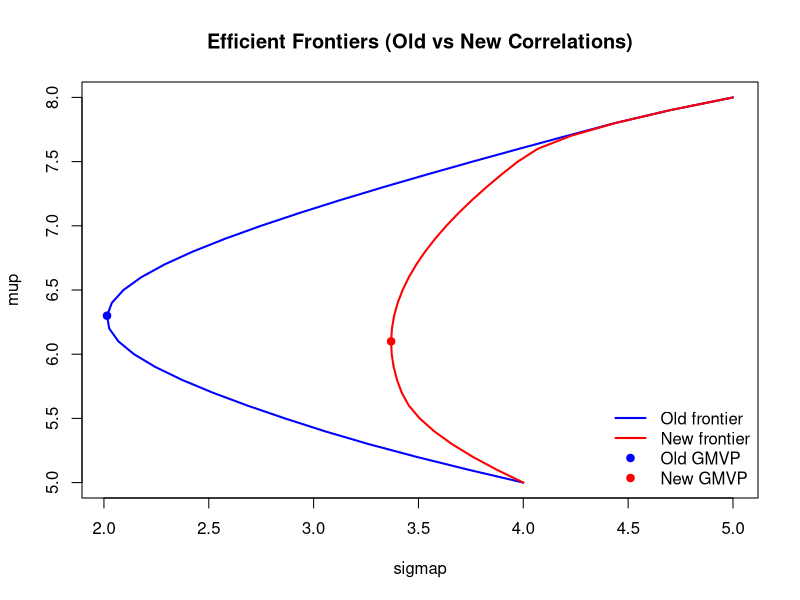

This figure's R source:
## ---- chunk 1
knitr::opts_chunk$set(
  echo = TRUE,
  message = TRUE,
  warning = FALSE,
  fig.width = 7,
  fig.height = 4.5
)
## ---- chunk 2
library(tseries)

miu1 = 5;  s1 = 4
miu2 = 8;  s2 = 5
miu3 = 7;  s3 = 4.5
miuv = c(miu1, miu2, miu3)

targetmiu = seq(5, 8, 0.10)

# ---- OLD frontier ----
rho12 = -0.5; rho13 = -0.3; rho23 = 0.4
s12 = rho12 * s1 * s2
s13 = rho13 * s1 * s3
s23 = rho23 * s2 * s3
sigma_old = matrix(c(s1^2, s12,  s13,
                     s12,  s2^2, s23,
                     s13,  s23,  s3^2),
                   nrow = 3, ncol = 3, byrow = TRUE)

sigp_old = rep(0, length(targetmiu))
w_old = vector("list", length(targetmiu))
for (i in 1:length(targetmiu)) {
  op = portfolio.optim(t(miuv), pm = targetmiu[i], covmat = sigma_old)
  sigp_old[i] = sqrt(t(op$pw) %*% sigma_old %*% op$pw)
  w_old[[i]] = op$pw
}

idx_old = which.min(sigp_old)
gmvp_mu_old  = targetmiu[idx_old]
gmvp_sig_old = sigp_old[idx_old]
gmvp_w_old   = w_old[[idx_old]]

cat("=== OLD correlations (rho12=-0.5, rho13=-0.3, rho23=0.4) ===\n")
cat(sprintf("GMVP: mu = %.3f, sigma = %.3f\n", gmvp_mu_old, gmvp_sig_old))
cat(sprintf("weights: w1 = %.3f, w2 = %.3f, w3 = %.3f\n\n",
            gmvp_w_old[1], gmvp_w_old[2], gmvp_w_old[3]))

# ---- NEW frontier ----
rho12 = 0.5; rho13 = 0.3; rho23 = 0.4
s12 = rho12 * s1 * s2
s13 = rho13 * s1 * s3
s23 = rho23 * s2 * s3
sigma_new = matrix(c(s1^2, s12,  s13,
                     s12,  s2^2, s23,
                     s13,  s23,  s3^2),
                   nrow = 3, ncol = 3, byrow = TRUE)

sigp_new = rep(0, length(targetmiu))
w_new = vector("list", length(targetmiu))
for (i in 1:length(targetmiu)) {
  op = portfolio.optim(t(miuv), pm = targetmiu[i], covmat = sigma_new)
  sigp_new[i] = sqrt(t(op$pw) %*% sigma_new %*% op$pw)
  w_new[[i]] = op$pw
}

idx_new = which.min(sigp_new)
gmvp_mu_new  = targetmiu[idx_new]
gmvp_sig_new = sigp_new[idx_new]
gmvp_w_new   = w_new[[idx_new]]

cat("=== NEW correlations (rho12=0.5, rho13=0.3, rho23=0.4) ===\n")
cat(sprintf("GMVP: mu = %.3f, sigma = %.3f\n", gmvp_mu_new, gmvp_sig_new))
cat(sprintf("weights: w1 = %.3f, w2 = %.3f, w3 = %.3f\n\n",
            gmvp_w_new[1], gmvp_w_new[2], gmvp_w_new[3]))

# ---- Plot ----
plot(sigp_old, targetmiu, type = "l", lwd = 2,
     xlab = "sigmap", ylab = "mup",
     main = "Efficient Frontiers (Old vs New Correlations)",
     col = "blue")
lines(sigp_new, targetmiu, lwd = 2, col = "red")
points(gmvp_sig_old, gmvp_mu_old, pch = 19, col = "blue")
points(gmvp_sig_new, gmvp_mu_new, pch = 19, col = "red")
legend("bottomright",
       legend = c("Old frontier", "New frontier", "Old GMVP", "New GMVP"),
       lty = c(1,1,NA,NA), pch = c(NA,NA,19,19),
       col = c("blue","red","blue","red"),
       bty = "n", lwd = c(2,2,NA,NA))
